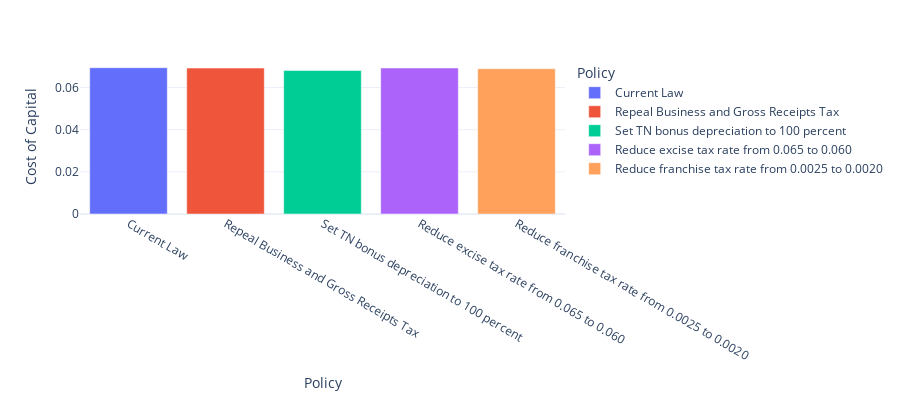

Notebook source saved alongside this figure:
### Code cell
# Other results
fig7 = px.bar(
    df[(df["output_var"]=="rho") & (df["asset_type"]=="machines")], x="Policy",
    y="value", color='Policy', labels={'value':'Cost of Capital'}, height=400
)
fig7.show()

### Figure 1 — Plotly figure (JSON) as saved in the notebook; plotly's stock layout.template omitted (floating-point values rounded to 4 significant figures)
{"data": [{"alignmentgroup": "True", "hovertemplate": "Policy=%{x}<br>Cost of Capital=%{y}<extra></extra>", "legendgroup": "Current Law", "marker": {"color": "#636efa", "pattern": {"shape": ""}}, "name": "Current Law", "offsetgroup": "Current Law", "orientation": "v", "showlegend": true, "textposition": "auto", "type": "bar", "x": ["Current Law"], "xaxis": "x", "y": [0.06937], "yaxis": "y"}, {"alignmentgroup": "True", "hovertemplate": "Policy=%{x}<br>Cost of Capital=%{y}<extra></extra>", "legendgroup": "Repeal Business and Gross Receipts Tax", "marker": {"color": "#EF553B", "pattern": {"shape": ""}}, "name": "Repeal Business and Gross Receipts Tax", "offsetgroup": "Repeal Business and Gross Receipts Tax", "orientation": "v", "showlegend": true, "textposition": "auto", "type": "bar", "x": ["Repeal Business and Gross Receipts Tax"], "xaxis": "x", "y": [0.0692], "yaxis": "y"}, {"alignmentgroup": "True", "hovertemplate": "Policy=%{x}<br>Cost of Capital=%{y}<extra></extra>", "legendgroup": "Set TN bonus depreciation to 100 percent", "marker": {"color": "#00cc96", "pattern": {"shape": ""}}, "name": "Set TN bonus depreciation to 100 percent", "offsetgroup": "Set TN bonus depreciation to 100 percent", "orientation": "v", "showlegend": true, "textposition": "auto", "type": "bar", "x": ["Set TN bonus depreciation to 100 percent"], "xaxis": "x", "y": [0.06805], "yaxis": "y"}, {"alignmentgroup": "True", "hovertemplate": "Policy=%{x}<br>Cost of Capital=%{y}<extra></extra>", "legendgroup": "Reduce excise tax rate from 0.065 to 0.060", "marker": {"color": "#ab63fa", "pattern": {"shape": ""}}, "name": "Reduce excise tax rate from 0.065 to 0.060", "offsetgroup": "Reduce excise tax rate from 0.065 to 0.060", "orientation": "v", "showlegend": true, "textposition": "auto", "type": "bar", "x": ["Reduce excise tax rate from 0.065 to 0.060"], "xaxis": "x", "y": [0.06923], "yaxis": "y"}, {"alignmentgroup": "True", "hovertemplate": "Policy=%{x}<br>Cost of Capital=%{y}<extra></extra>", "legendgroup": "Reduce franchise tax rate from 0.0025 to 0.0020", "marker": {"color": "#FFA15A", "pattern": {"shape": ""}}, "name": "Reduce franchise tax rate from 0.0025 to 0.0020", "offsetgroup": "Reduce franchise tax rate from 0.0025 to 0.0020", "orientation": "v", "showlegend": true, "textposition": "auto", "type": "bar", "x": ["Reduce franchise tax rate from 0.0025 to 0.0020"], "xaxis": "x", "y": [0.06887], "yaxis": "y"}], "layout": {"barmode": "relative", "height": 400, "legend": {"title": {"text": "Policy"}, "tracegroupgap": 0}, "margin": {"t": 60}, "xaxis": {"anchor": "y", "categoryarray": ["Current Law", "Repeal Business and Gross Receipts Tax", "Set TN bonus depreciation to 100 percent", "Reduce excise tax rate from 0.065 to 0.060", "Reduce franchise tax rate from 0.0025 to 0.0020"], "categoryorder": "array", "domain": [0, 1], "title": {"text": "Policy"}}, "yaxis": {"anchor": "x", "domain": [0, 1], "title": {"text": "Cost of Capital"}}}}
